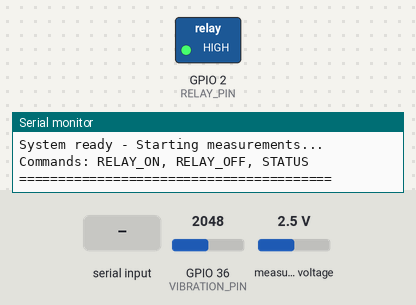
Bench run of a sketch on a simulated ESP32. Parts: switched loads named in the sketch (green lamp = pin HIGH), the last lines printed to the serial monitor. Wiring (inferred from the names in the program): ADS1115 converter at I2C address 0x48. The inputs (shaded band) are chosen by the test bench; at power-on: GPIO 36 (VIBRATION_PIN) = 2048, measured voltage 2.5 V.

Above: at 3.5 s.
3.6 s: "RELAY_ON\n" received over Serial
At 4.8 s:
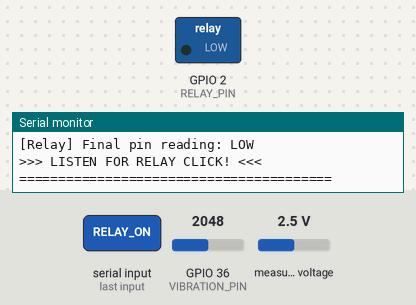
5.1 s: "RELAY_OFF\n" received over Serial
At 6.4 s:
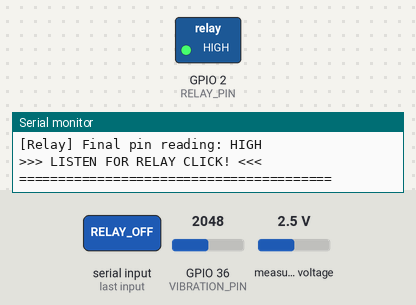
Timing chart, 0 to 8.1 s (numbered marks = the images above; inputs shaded):
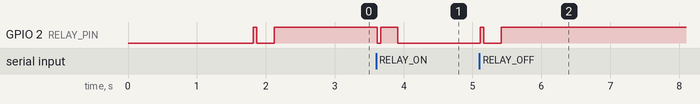

The sketch:

code_serial.ino
```cpp
/*
 * Current Transformer RMS Current Monitor - SERIAL VERSION
 *
 * This code measures AC current using a current transformer (CT) and calculates
 * the RMS (Root Mean Square) value. Communication is via Serial (USB cable).
 *
 * The system samples at 1ms intervals, calculates RMS over each power cycle (~20ms),
 * and then averages over 5 seconds for stable readings.
 *
 * Commands format:
 * - Send "RELAY_ON\n" to turn relay ON
 * - Send "RELAY_OFF\n" to turn relay OFF
 *
 * Data format (sent every 5 seconds):
 * - "DATA:0.0016\n" (current in Amperes)
 */

#include <Wire.h>

// Standard voltage (for power calculation)
const double STANDARD_VOLTAGE = 230.0;  // 230V for Portugal/Spain

//=================================================================================================================================
// RELAY CONFIGURATION
//=================================================================================================================================
// FireBeetle ESP32 pin mapping:
// D0 = GPIO 2, D1 = GPIO 4, D2 = GPIO 5, D5 = GPIO 21, D8 = GPIO 25, D9 = GPIO 26
// Working pins: D0 (GPIO 2), D1 (GPIO 4), D5 (GPIO 21), D8 (GPIO 25), D9 (GPIO 26)
// D2 (GPIO 5) doesn't work - may have special function on ESP32
#define RELAY_PIN 2   // GPIO 2 = D0 (confirmed working - makes relay click)

bool relayState = false;  // Current relay state (false = OFF, true = ON)

//=================================================================================================================================
// ADS1115 CONFIGURATION
//=================================================================================================================================
#define ADS1115_ADDRESS 0x48

// Current transformer parameters
const double Rshunt = 33.3;      // Burden resistor value in ohms (for 30A CT)
double n_trafo = 1000.0;         // CT turns ratio (primary:secondary = 1000:1)

// Timing control for 1ms sampling
unsigned long time_ant = 0;      // Previous time for timing control

// Variables for RMS calculation over one power cycle
double quadratic_sum_v = 0.0;    // Sum of squared current values
int quadratic_sum_counter = 0;   // Number of samples collected
const int sampleDuration = 20;    // Samples per cycle (20ms at 50Hz)

// Variables for averaging RMS over multiple cycles
double accumulated_current = 0.0; // Sum of RMS values for averaging
int accumulated_counter = 0;      // Number of cycles averaged
const int sampleAverage = 250;    // Cycles to average (250 cycles ≈ 5 seconds)

//=================================================================================================================================
// VIBRATION SENSOR CONFIGURATION (Piezo Disk Vibration Sensor V2 on A0)
//=================================================================================================================================
#define VIBRATION_PIN A0          // Analog pin for vibration sensor
double accumulated_vibration = 0.0;  // Sum of vibration values for averaging
int vibration_sample_count = 0;      // Number of vibration samples collected
const int VIBRATION_SAMPLES = 250;    // Sample vibration same number of times as current (≈5 seconds)

// Auto-zero calibration variables
bool first_run = true;           // Flag for first run calibration
double v_calib_acum = 0.0;       // Accumulated values for baseline calculation
double v_calib = 0.0;            // Calculated baseline offset
int calib_cycles = 0;            // Cycles used for calibration
const int CALIB_NCYCLES = 100;   // Number of cycles for baseline calibration

byte writeBuf[3];                // Buffer for I2C communication with ADS1115

// Serial command buffer
String serialBuffer = "";

//=================================================================================================================================
// FUNCTIONS
//=================================================================================================================================

// Scan I2C bus for devices
void scanI2C() {
  byte devicesFound = 0;

  for (byte address = 1; address < 127; address++) {
    Wire.beginTransmission(address);
    byte error = Wire.endTransmission();

    if (error == 0) {
      if (address == ADS1115_ADDRESS) {
        Serial.print("ADS1115 found at 0x");
        Serial.print(address, HEX);
        Serial.println();
        devicesFound++;
        break;
      }
    }
  }

  if (devicesFound == 0) {
    Serial.println("ADS1115 not found! Check I2C connections (SDA/SCL)");
  }
}

// Configure the ADS1115 ADC for current measurement
void config_i2c() {
  Wire.begin();
  delay(200);

  Serial.println("Checking I2C connection...");
  scanI2C();

  Wire.beginTransmission(ADS1115_ADDRESS);
  byte testError = Wire.endTransmission();

  if (testError != 0) {
    Serial.print("ADS1115 communication error: ");
    Serial.println(testError);
    return;
  }

  // Configure ADS1115: measure AIN1 vs GND, ±4.096V range, continuous mode, 860 samples/sec
  writeBuf[0] = 1;
  writeBuf[1] = 0b11010010;
  writeBuf[2] = 0b11100101;

  Wire.beginTransmission(ADS1115_ADDRESS);
  Wire.write(writeBuf[0]);
  Wire.write(writeBuf[1]);
  Wire.write(writeBuf[2]);
  byte error = Wire.endTransmission();

  if (error != 0) {
    Serial.print("ADS1115 config error: ");
    Serial.println(error);
  }

  delay(500);
}

// Read voltage from ADS1115 ADC
float read_voltage() {
  Wire.beginTransmission(ADS1115_ADDRESS);
  Wire.write(0x00);
  byte error = Wire.endTransmission();

  if (error != 0) {
    return 0.0;
  }

  Wire.requestFrom(ADS1115_ADDRESS, 2);
  if (Wire.available() < 2) {
    return 0.0;
  }

  int16_t result = (Wire.read() << 8) | Wire.read();
  float voltage = result * 4.096f / 32768.0f;
  return voltage;
}

// Set relay state (ON or OFF)
void setRelayState(bool state) {
  relayState = state;

  Serial.println("========================================");
  Serial.print("[Relay] Setting to: ");
  Serial.println(state ? "ON" : "OFF");
  Serial.print("[Relay] Pin: GPIO ");
  Serial.println(RELAY_PIN);

  // Try BOTH logics to see which one works
  // Logic 1: HIGH = ON, LOW = OFF
  if (state) {
    Serial.println("[Relay] Trying Logic 1: HIGH=ON");
    digitalWrite(RELAY_PIN, LOW);   // Go to opposite
    delay(50);
    digitalWrite(RELAY_PIN, HIGH);   // HIGH = ON
    Serial.println("[Relay] Pin set to HIGH");
  } else {
    Serial.println("[Relay] Trying Logic 1: LOW=OFF");
    digitalWrite(RELAY_PIN, HIGH);  // Go to opposite
    delay(50);
    digitalWrite(RELAY_PIN, LOW);   // LOW = OFF
    Serial.println("[Relay] Pin set to LOW");
  }
  delay(200);

  // If Logic 1 doesn't work, try Logic 2: LOW = ON, HIGH = OFF
  Serial.println("[Relay] Also trying Logic 2: LOW=ON, HIGH=OFF");
  if (state) {
    digitalWrite(RELAY_PIN, HIGH);  // Go to opposite
    delay(50);
    digitalWrite(RELAY_PIN, LOW);   // LOW = ON (active LOW)
    Serial.println("[Relay] Pin set to LOW (active LOW mode)");
  } else {
    digitalWrite(RELAY_PIN, LOW);   // Go to opposite
    delay(50);
    digitalWrite(RELAY_PIN, HIGH);  // HIGH = OFF
    Serial.println("[Relay] Pin set to HIGH (active LOW mode)");
  }
  delay(200);

  // Verify final state
  int pinState = digitalRead(RELAY_PIN);
  Serial.print("[Relay] Final pin reading: ");
  Serial.println(pinState == LOW ? "LOW" : "HIGH");
  Serial.println(">>> LISTEN FOR RELAY CLICK! <<<");
  Serial.println("========================================");
}

// Process serial commands
void processSerialCommands() {
  while (Serial.available() > 0) {
    char c = Serial.read();

    if (c == '\n' || c == '\r') {
      if (serialBuffer.length() > 0) {
        serialBuffer.trim();
        serialBuffer.toUpperCase();

        if (serialBuffer == "RELAY_ON") {
          Serial.println("========================================");
          Serial.println("[Relay] COMMAND RECEIVED: ON");
          Serial.println("========================================");
          setRelayState(true);
          delay(500);  // Give more time for relay to switch
        } else if (serialBuffer == "RELAY_OFF") {
          Serial.println("========================================");
          Serial.println("[Relay] COMMAND RECEIVED: OFF");
          Serial.println("========================================");
          setRelayState(false);
          delay(500);  // Give more time for relay to switch
        } else if (serialBuffer == "STATUS") {
          Serial.print("STATUS:RELAY:");
          Serial.println(relayState ? "ON" : "OFF");
        }

        serialBuffer = "";
      }
    } else {
      serialBuffer += c;
    }
  }
}

//=================================================================================================================================
// SETUP FUNCTION
//=================================================================================================================================
void setup() {
  Serial.begin(115200);
  delay(1000);

  Serial.println("========================================");
  Serial.println("ESP32 RMS Current Monitor - SERIAL");
  Serial.println("========================================");

  // Configure the ADS1115 ADC
  config_i2c();

  // Configure relay pin
  pinMode(RELAY_PIN, OUTPUT);
  Serial.print("[Relay] Configured pin: GPIO ");
  Serial.println(RELAY_PIN);

  // Force initial state to OFF (LOW)
  digitalWrite(RELAY_PIN, LOW);
  delay(100);
  Serial.println("[Relay] Initial state: OFF");

  setRelayState(false);

  // Configure vibration sensor pin (A0 is analog, no pinMode needed)
  Serial.println("[Vibration] Sensor configured on A0");

  Serial.println("========================================");
  Serial.println("System ready - Starting measurements...");
  Serial.println("Commands: RELAY_ON, RELAY_OFF, STATUS");
  Serial.println("========================================");
  Serial.println();
}

//=================================================================================================================================
// MAIN LOOP - RMS CURRENT CALCULATION
//=================================================================================================================================
void loop() {
  // Process serial commands
  processSerialCommands();

  // STEP 1: Sample current every 1ms and accumulate squared values
  unsigned long now = micros();
  if (now - time_ant >= 1000) {
    time_ant = now;

    float v_shunt = read_voltage() - 1.65;
    double i_inst = (v_shunt / Rshunt) * n_trafo;

    quadratic_sum_v += i_inst * i_inst;
    quadratic_sum_counter++;

    // Read vibration sensor from A0 (sample at same rate as current)
    int vibrationRaw = analogRead(VIBRATION_PIN);
    // Convert ADC reading (0-4095) to voltage (0-3.3V), then normalize
    // Piezo sensors typically output 0-3.3V, we'll use absolute value of deviation from center
    double vibrationVoltage = (vibrationRaw * 3.3) / 4095.0;
    double vibrationValue = abs(vibrationVoltage - 1.65); // Deviation from center (1.65V)
    accumulated_vibration += vibrationValue;
    vibration_sample_count++;
  }

  // STEP 2: Calculate RMS over one power cycle (20ms at 50Hz)
  if (quadratic_sum_counter >= sampleDuration) {
    double Irms_cycle = sqrt(quadratic_sum_v / (double)quadratic_sum_counter);

    quadratic_sum_v = 0.0;
    quadratic_sum_counter = 0;

    // STEP 3: Auto-zero calibration (remove DC offset)
    if (first_run) {
      v_calib_acum += Irms_cycle;
      calib_cycles++;
      if (calib_cycles >= CALIB_NCYCLES) {
        v_calib = v_calib_acum / (double)calib_cycles;
        first_run = false;
        Serial.println("Calibration complete - Starting data transmission");
      }
    }

    double Irms_filtered = Irms_cycle - (first_run ? 0.0 : v_calib);
    if (Irms_filtered < 0.0) Irms_filtered = 0.0;

    accumulated_current += Irms_filtered;
    accumulated_counter++;
  }

  // STEP 4: Calculate and send average RMS every 5 seconds
  if (accumulated_counter >= sampleAverage) {
    double Iavg_5s = accumulated_current / (double)accumulated_counter;

    // Calculate average vibration over same period
    double avgVibration = 0.0;
    if (vibration_sample_count > 0) {
      avgVibration = accumulated_vibration / (double)vibration_sample_count;
    }

    accumulated_current = 0.0;
    accumulated_counter = 0;
    accumulated_vibration = 0.0;
    vibration_sample_count = 0;

    // Send data via Serial (format: DATA:current,vibration)
    if (!first_run) {
      Serial.print("DATA:");
      Serial.print(Iavg_5s, 4);
      Serial.print(",");
      Serial.print(avgVibration, 3);
      Serial.println();
    }
  }
}
```

Measured:
- after the input at 3.6 s, GPIO 2 (RELAY_PIN): HIGH → LOW at once, → HIGH 0.05 s later, → LOW 0.25 s later
- after the input at 5.1 s, GPIO 2 (RELAY_PIN): LOW → HIGH at once, → LOW 0.05 s later, → HIGH 0.25 s later
